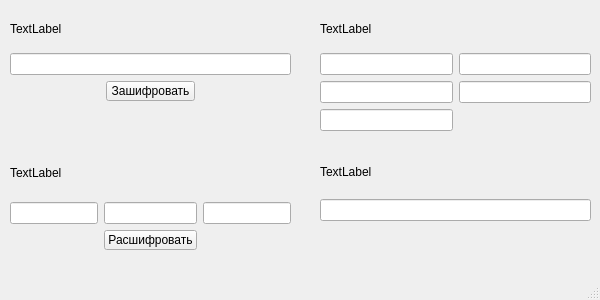
<?xml version="1.0" encoding="UTF-8"?>
<ui version="4.0">
 <class>mainWindow</class>
 <widget class="QMainWindow" name="mainWindow">
  <property name="geometry">
   <rect>
    <x>0</x>
    <y>0</y>
    <width>600</width>
    <height>300</height>
   </rect>
  </property>
  <property name="minimumSize">
   <size>
    <width>600</width>
    <height>300</height>
   </size>
  </property>
  <property name="maximumSize">
   <size>
    <width>600</width>
    <height>300</height>
   </size>
  </property>
  <property name="windowTitle">
   <string>MainWindow</string>
  </property>
  <property name="tabShape">
   <enum>QTabWidget::Rounded</enum>
  </property>
  <widget class="QWidget" name="centralwidget">
   <widget class="QWidget" name="gridLayoutWidget">
    <property name="geometry">
     <rect>
      <x>10</x>
      <y>10</y>
      <width>281</width>
      <height>91</height>
     </rect>
    </property>
    <layout class="QGridLayout" name="gridLayout">
     <item row="4" column="2">
      <spacer name="horizontalSpacer_2">
       <property name="orientation">
        <enum>Qt::Horizontal</enum>
       </property>
       <property name="sizeHint" stdset="0">
        <size>
         <width>40</width>
         <height>20</height>
        </size>
       </property>
      </spacer>
     </item>
     <item row="4" column="1">
      <widget class="QPushButton" name="pushButton">
       <property name="sizePolicy">
        <sizepolicy hsizetype="Expanding" vsizetype="Fixed">
         <horstretch>0</horstretch>
         <verstretch>0</verstretch>
        </sizepolicy>
       </property>
       <property name="maximumSize">
        <size>
         <width>100</width>
         <height>20</height>
        </size>
       </property>
       <property name="cursor">
        <cursorShape>PointingHandCursor</cursorShape>
       </property>
       <property name="text">
        <string>Зашифровать</string>
       </property>
      </widget>
     </item>
     <item row="4" column="0">
      <spacer name="horizontalSpacer">
       <property name="orientation">
        <enum>Qt::Horizontal</enum>
       </property>
       <property name="sizeHint" stdset="0">
        <size>
         <width>40</width>
         <height>20</height>
        </size>
       </property>
      </spacer>
     </item>
     <item row="1" column="0" colspan="3">
      <widget class="QLineEdit" name="lineEdit_secret"/>
     </item>
     <item row="0" column="0" colspan="3">
      <widget class="QLabel" name="label_welcome">
       <property name="text">
        <string>TextLabel</string>
       </property>
      </widget>
     </item>
    </layout>
   </widget>
   <widget class="QWidget" name="gridLayoutWidget_2">
    <property name="geometry">
     <rect>
      <x>320</x>
      <y>10</y>
      <width>271</width>
      <height>121</height>
     </rect>
    </property>
    <layout class="QGridLayout" name="gridLayout_2">
     <item row="3" column="0">
      <widget class="QLineEdit" name="lineEdit_center_3"/>
     </item>
     <item row="3" column="1">
      <widget class="QLineEdit" name="lineEdit_center_4"/>
     </item>
     <item row="4" column="1">
      <spacer name="horizontalSpacer_5">
       <property name="orientation">
        <enum>Qt::Horizontal</enum>
       </property>
       <property name="sizeHint" stdset="0">
        <size>
         <width>40</width>
         <height>20</height>
        </size>
       </property>
      </spacer>
     </item>
     <item row="2" column="0">
      <widget class="QLineEdit" name="lineEdit_center_1"/>
     </item>
     <item row="4" column="0">
      <widget class="QLineEdit" name="lineEdit_center_5"/>
     </item>
     <item row="2" column="1">
      <widget class="QLineEdit" name="lineEdit_center_2"/>
     </item>
     <item row="0" column="0" colspan="2">
      <widget class="QLabel" name="label_keys">
       <property name="text">
        <string>TextLabel</string>
       </property>
      </widget>
     </item>
    </layout>
   </widget>
   <widget class="QWidget" name="verticalLayoutWidget_2">
    <property name="geometry">
     <rect>
      <x>320</x>
      <y>150</y>
      <width>271</width>
      <height>71</height>
     </rect>
    </property>
    <layout class="QVBoxLayout" name="verticalLayout_2">
     <item>
      <widget class="QLabel" name="label_deciphered">
       <property name="text">
        <string>TextLabel</string>
       </property>
      </widget>
     </item>
     <item>
      <widget class="QLineEdit" name="lineEdit_deciphered"/>
     </item>
    </layout>
   </widget>
   <widget class="QWidget" name="verticalLayoutWidget">
    <property name="geometry">
     <rect>
      <x>10</x>
      <y>150</y>
      <width>281</width>
      <height>100</height>
     </rect>
    </property>
    <layout class="QVBoxLayout" name="verticalLayout">
     <item>
      <widget class="QLabel" name="label_out">
       <property name="text">
        <string>TextLabel</string>
       </property>
      </widget>
     </item>
     <item>
      <layout class="QGridLayout" name="gridLayout_3">
       <item row="2" column="1">
        <widget class="QPushButton" name="pushButton_2">
         <property name="sizePolicy">
          <sizepolicy hsizetype="Expanding" vsizetype="Fixed">
           <horstretch>0</horstretch>
           <verstretch>0</verstretch>
          </sizepolicy>
         </property>
         <property name="maximumSize">
          <size>
           <width>100</width>
           <height>20</height>
          </size>
         </property>
         <property name="cursor">
          <cursorShape>PointingHandCursor</cursorShape>
         </property>
         <property name="text">
          <string>Расшифровать</string>
         </property>
        </widget>
       </item>
       <item row="2" column="2">
        <spacer name="horizontalSpacer_4">
         <property name="orientation">
          <enum>Qt::Horizontal</enum>
         </property>
         <property name="sizeHint" stdset="0">
          <size>
           <width>40</width>
           <height>20</height>
          </size>
         </property>
        </spacer>
       </item>
       <item row="0" column="0">
        <widget class="QLineEdit" name="lineEdit_right_1"/>
       </item>
       <item row="2" column="0">
        <spacer name="horizontalSpacer_3">
         <property name="orientation">
          <enum>Qt::Horizontal</enum>
         </property>
         <property name="sizeHint" stdset="0">
          <size>
           <width>40</width>
           <height>20</height>
          </size>
         </property>
        </spacer>
       </item>
       <item row="0" column="2">
        <widget class="QLineEdit" name="lineEdit_right_3"/>
       </item>
       <item row="0" column="1">
        <widget class="QLineEdit" name="lineEdit_right_2"/>
       </item>
      </layout>
     </item>
    </layout>
   </widget>
  </widget>
  <widget class="QMenuBar" name="menubar">
   <property name="geometry">
    <rect>
     <x>0</x>
     <y>0</y>
     <width>600</width>
     <height>20</height>
    </rect>
   </property>
  </widget>
  <widget class="QStatusBar" name="statusbar"/>
 </widget>
 <resources/>
 <connections/>
</ui>
